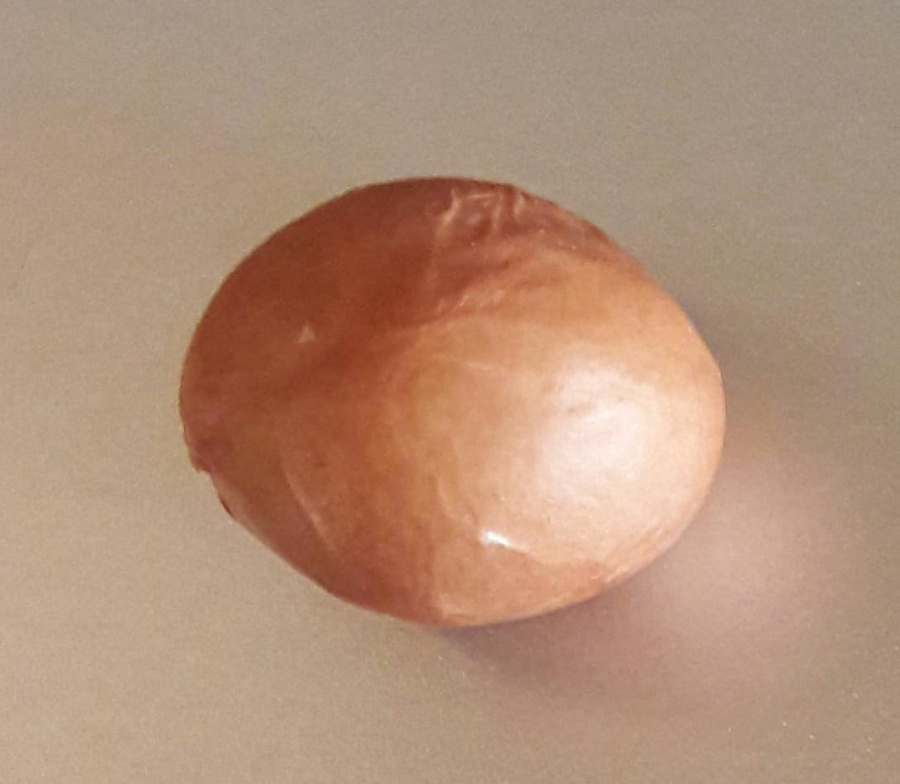
#> input picture seed.jpeg, 900 x 784 px, shrunk from 1089 x 949 before the run, given in place of the camera
$ python circle-detection.py
#> lines starting #> are read from the running program, lines starting #| are printed output that depends on the picture; after the words box and inside, x2 and y2 are one past the last pixel; in counts of white or black regions, pixels touching at a corner belong together
import cv2
import numpy as np

cap = cv2.VideoCapture(0)

while(1):
    _, frame = cap.read()
#> frame is the input picture: shape (784, 900, 3); mean B, G, R 121.3, 144.4, 178.7
    blurred = cv2.blur(frame, (3, 3))
    gray = cv2.cvtColor(blurred, cv2.COLOR_BGR2GRAY)
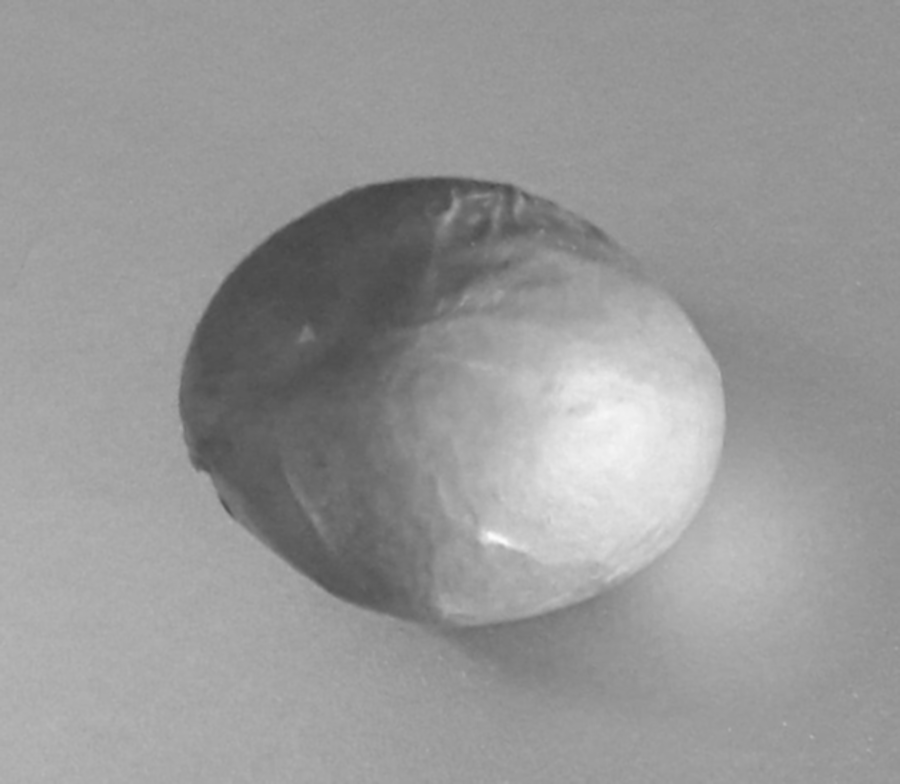
#> gray: shape (784, 900); min 68, max 251, mean 151.9
    edges = cv2.Canny(gray,100,200)
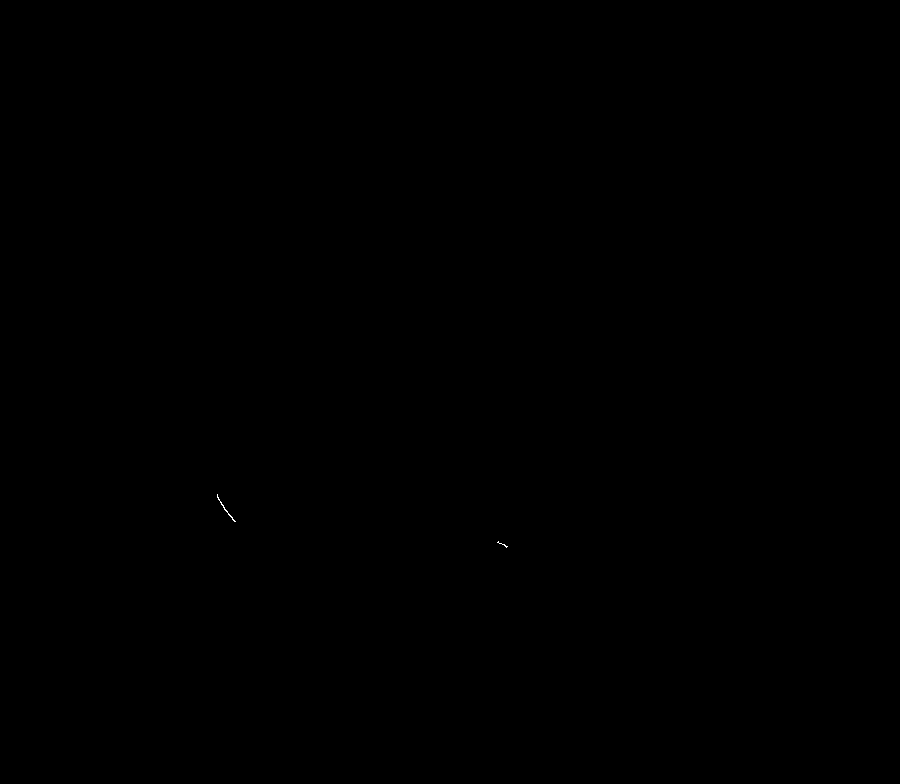
#> edges: shape (784, 900); 0.01% white in thin lines or dots, all inside (x1, y1, x2, y2) = (217, 494, 508, 548)
    detected_circles = cv2.HoughCircles(edges,
    				cv2.HOUGH_GRADIENT, 1, 20, param1 = 50,
    			param2 = 30, minRadius = 1, maxRadius = 40)
#> detected_circles = None
    cv2.imshow("blurred",gray)
    if detected_circles is not None:
        detected_circles = np.uint16(np.around(detected_circles))
        k = cv2.waitKey(5) & 0xFF
        if k == 27:
            break
        for pt in detected_circles[0, :]:
            a, b, r = pt[0], pt[1], pt[2]
            cv2.circle(frame, (a, b), r, (0, 255, 0), 2)
            cv2.circle(frame, (a, b), 1, (0, 0, 255), 3)
            cv2.imshow("Detected Circle", frame)
cap.release()
cv2.destroyAllWindows()
